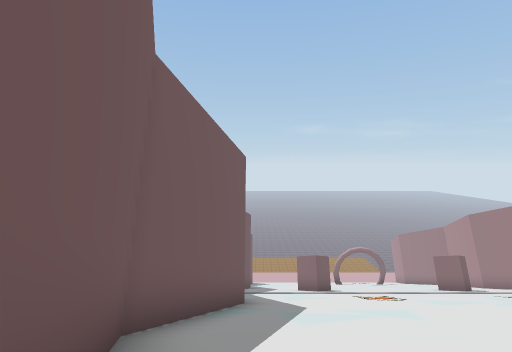
[1] (above)

16 first-person views from a walk through a 3-D level made in the Unity game engine. The camera is 1.3 m above the floor, tilts 2° down and sees 80° across. The floor is counted in squares, 2 m on a side. Each view is taken from the middle of a square. On the plan, view 1 faces up. The plan holds only what a view shows up to about 10 squares ahead; the rest is blank. The place goes on beyond the plan. The player is left out. Some surface patterns are stand-ins.

[2]
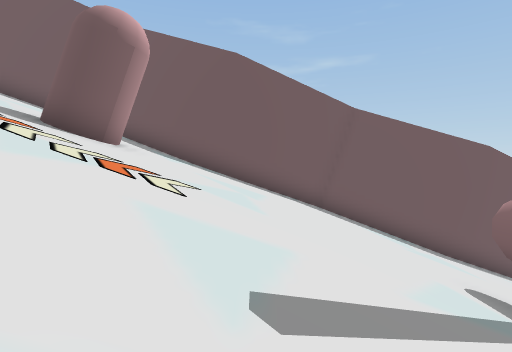

[3]
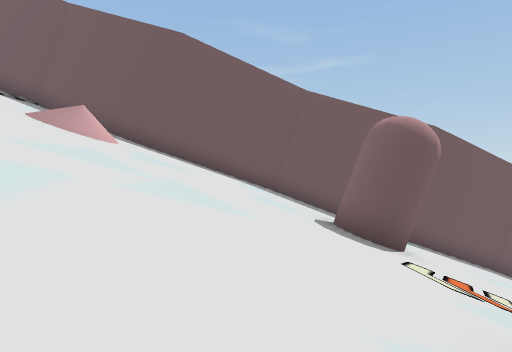

[4]
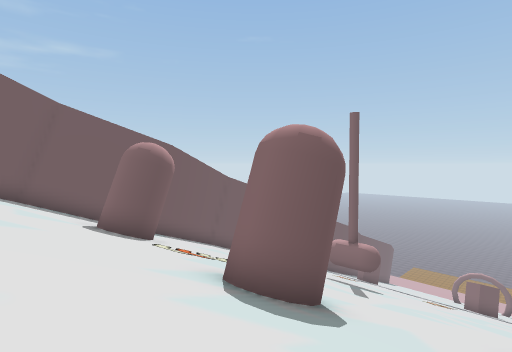

[5]
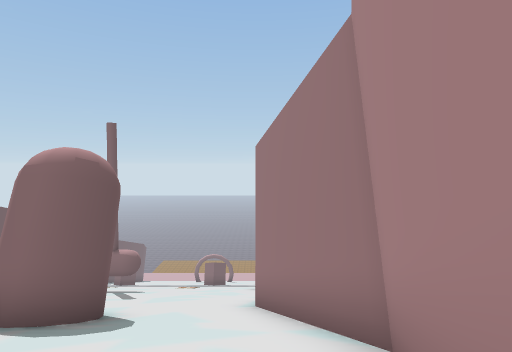

[6]
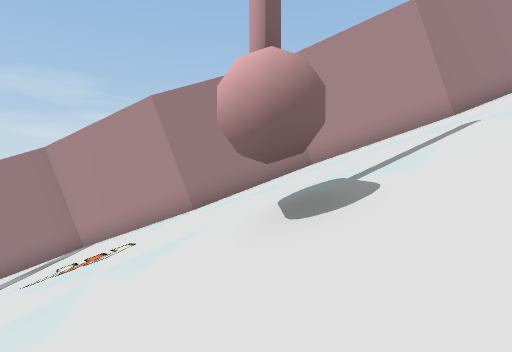

[7]
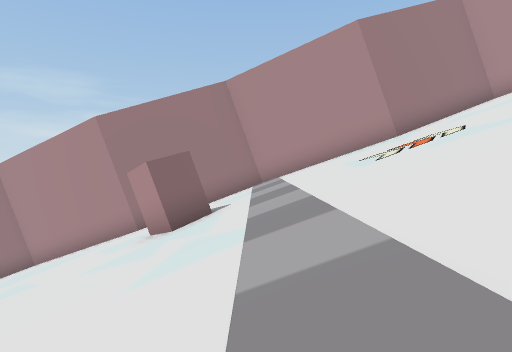

[8]
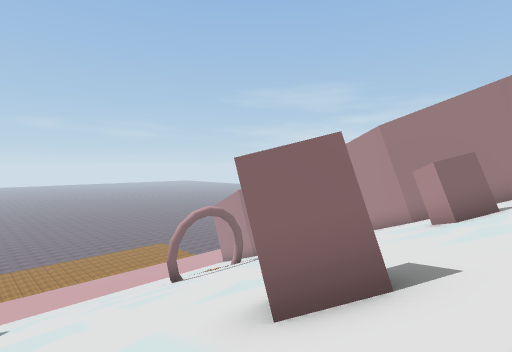

[9]
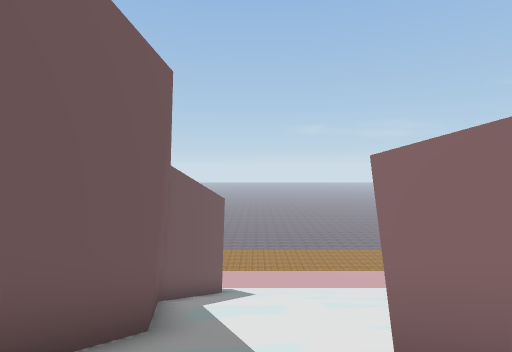

[10]
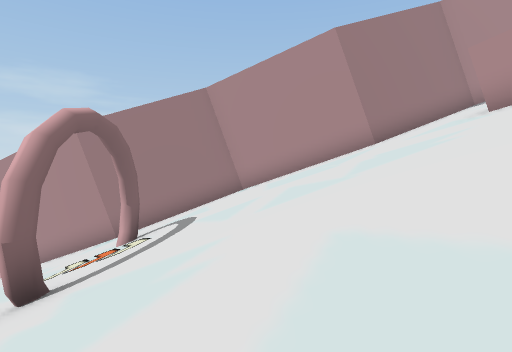

[11]
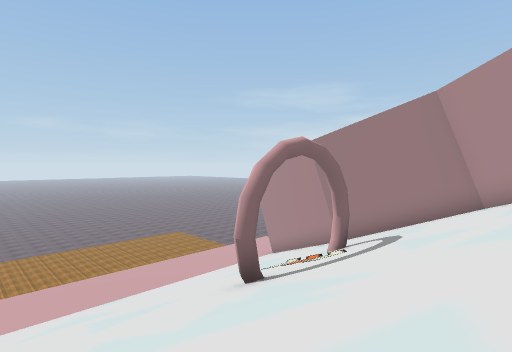

[12]
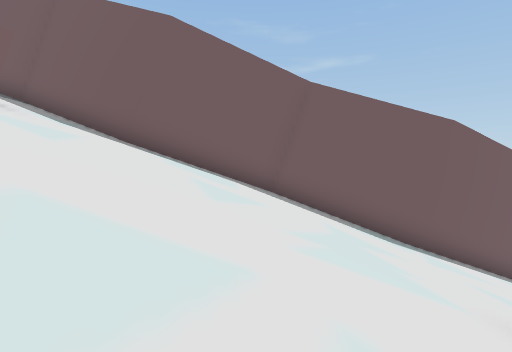

[13]
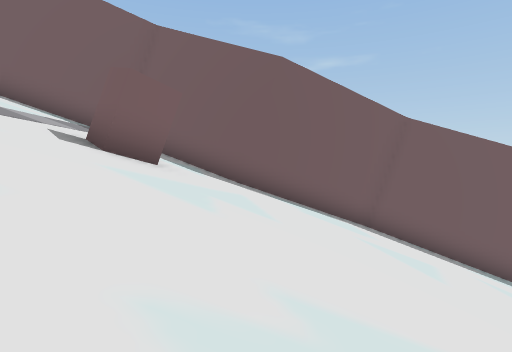

[14]
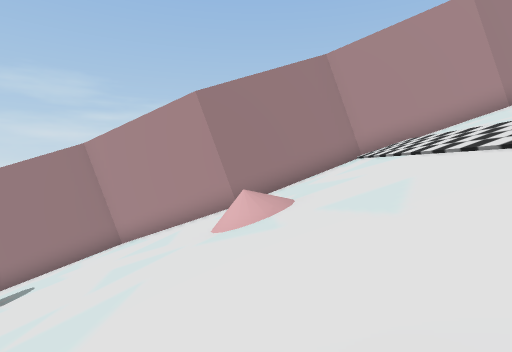

[15]
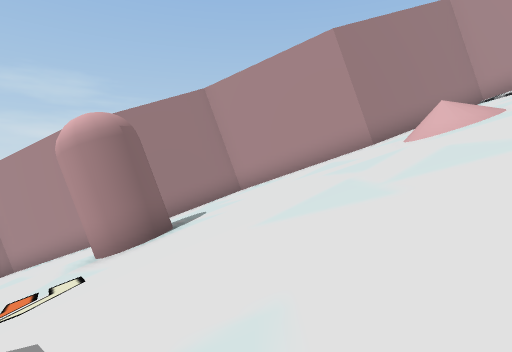

[16]
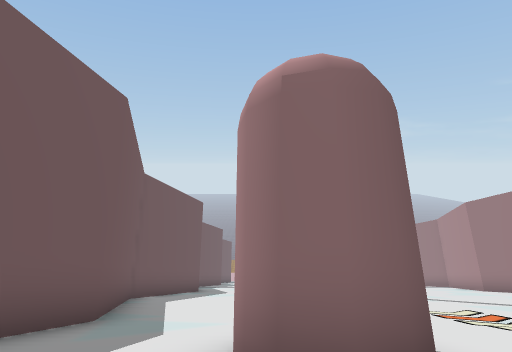

### Floor plan
Key: @ floor where view 1 was taken; # wall or solid block; . main floor; : floor 16.75 m higher than the main floor; / step, stairs or slope; = window, fence, low wall or low ledge; O other object.
Columns run from 2 left of view 1 to 12 right of it. Each row starts with its distance up from view 1.
 23  #///////////#
 22  #///////////#
 21  #//////#//#/##
 20  #///////.////#
 19 ##////////////#
 18 ##////////////#
 17  #////////////#
 16  #////////////#
 15  #///////////##
 14  #///////////##
 13  #//OO////OO//#
 12  #//O/////O///#
 11  #////////////#
 10  #////////////#
  9  #////////////#
  8  #///////////##
  7  #///////////#
  6  #///////////##
  5  #/////==/////#
  4 ##////////////#
  3 #/////////////#
  2 ##////////////#
  1  #////////////#
  0  #@//////////##
 -1  #///////////#
 -2  #//##////#//##
 -3  #//##/://#///#
 -4 ##////////////#
 -5  #////////////#
 -6  #////////////#
 -7  #////////////#
 -8  #//=/////=//##
 -9  #///////// /##
-10  #  //////////#
-11  #/// ////////#

Positions as (right, up) in squares from view 1, and headings:
1: (0, 0), facing up
2: (9, 1), facing left
3: (9, -5), facing left
4: (11, -6), facing up-left
5: (11, -7), facing up
6: (2, 5), facing right
7: (2, 11), facing right
8: (0, 11), facing up-right
9: (1, 11), facing up
10: (2, 18), facing right
11: (2, 17), facing up-right
12: (8, 18), facing left
13: (8, 15), facing left
14: (2, -9), facing right
15: (2, -5), facing right
16: (2, -5), facing up
